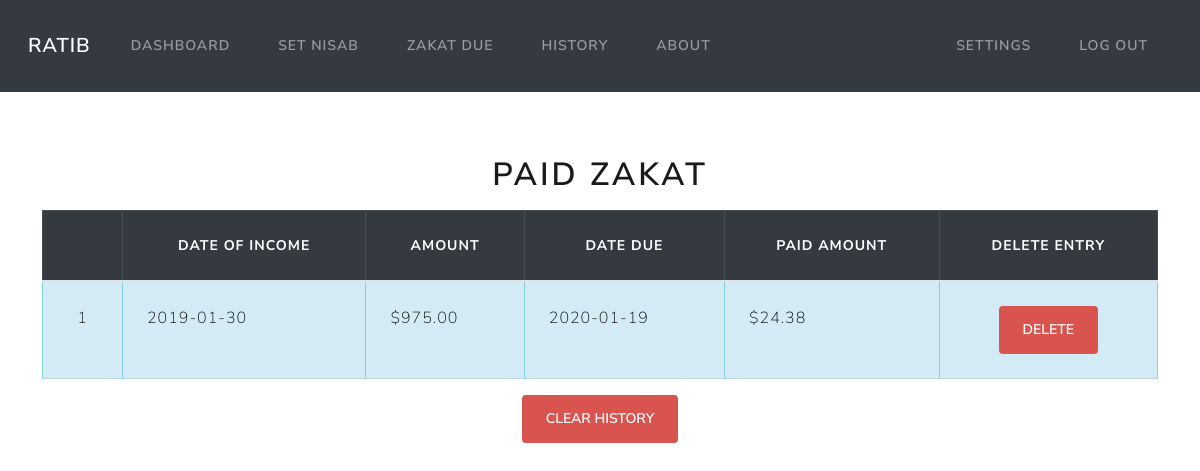
Page /history (signed in) on the earlier database version.
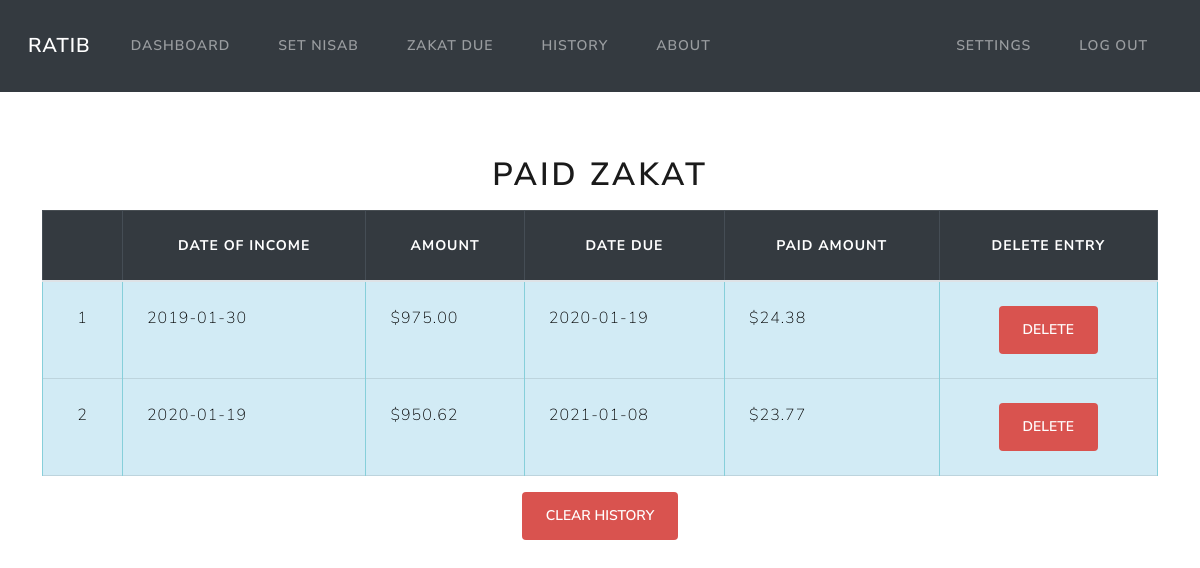
Same page on the later database version.
### models.py (models this page shows)
class Income(Base):
    __tablename__ = 'income'
    id = Column(Integer, primary_key=True)
    amount = Column(Numeric(10,2))
    date = Column(DateTime, default=func.now())
    due_date = Column(DateTime, default=calculate_due_date())
    due_amount = Column(Numeric(10,2))
    user_id = Column(Integer, ForeignKey('users.id'))
    user = relationship("User", back_populates="income")
    paid = Column(Boolean, default=False)

### app.py (the view)
@app.route('/history')
@login_required
def history():
    userid = flasksession.get('user_id')
    paid = session.query(Income).filter_by(user_id=userid, paid=True).all()
    return render_template('history.html', paid=paid)

### app.py (called while the page is built)
@app.teardown_appcontext
def shutdown_session(exception=None):
    session.remove()

### utils.py (called while the page is built)
def login_required(f):
    @wraps(f)
    def decorated_function(*args, **kwargs):
        if session.get("user_id") is None:
            return redirect("/login")
        return f(*args, **kwargs)
    return decorated_function

def usd(value):
    return f"${value:,.2f}"

### templates/history.html (shortened to what this page needs)
{% extends 'layout.html' %}
{% block content %}
{% if paid %}
<div class="table-responsive">
    <table class="table table-bordered mt-3">
        <h1 class="mt-3 text-center"> Paid Zakat </h1>
        <thead class="table-dark text-center">
            <th></th>
            <th>Date of income</th>
            <th>Amount</th>
            <th>Date Due</th>
            <th>Paid Amount</th>
            <th>Delete Entry</th>
        </thead>
        <tbody class="table-info">
            {% for entry in paid %}
            <tr>
                <td class="text-center">{{ loop.index }}</td>
                <td>{{ entry.date.date() }}</td>
                <td>{{ entry.amount | usd}}</td>
                <td>{{ entry.due_date.date() }}</td>
                <td>{{ entry.due_amount | usd}}</td>
                <td class="text-center">
                    <form action="/delete_entry", method="post">
                        <button type="submit" class="btn btn-danger" name="action" value="paid">Delete</button>
                    </form>
                </td>
            </tr>
            {% endfor %}
        </tbody>
    </table>
</div>
<div class="text-center">
    <form action="/delete_entry", method="post">
        <button type="submit" class="btn btn-danger" name="action" value="clear_history">Clear History</button>
    </form>
</div>
{% endif %}
{% endblock %}

Differences in the rows shown:
now on this page (row edited): Income: date "2020-01-19", amount "$950.62", due_date "2021-01-08", due_amount "$23.77"
